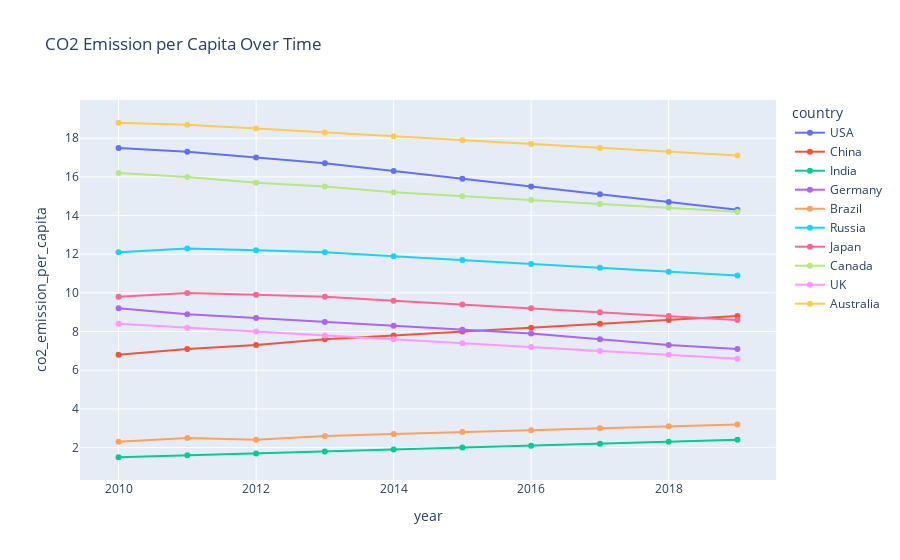

Notebook source saved alongside this figure:
### Code cell
# Interactive line plot: CO2 emission over time by country
fig = px.line(df, x='year', y='co2_emission_per_capita', color='country', markers=True,
              title='CO2 Emission per Capita Over Time')
fig.show()

### Figure 1 — Plotly figure (JSON) as saved in the notebook; plotly's stock layout.template omitted (floating-point values rounded to 4 significant figures)
{"data": [{"hovertemplate": "country=USA<br>year=%{x}<br>co2_emission_per_capita=%{y}<extra></extra>", "legendgroup": "USA", "line": {"color": "#636efa", "dash": "solid"}, "marker": {"symbol": "circle"}, "mode": "lines+markers", "name": "USA", "orientation": "v", "showlegend": true, "type": "scatter", "x": [2010, 2011, 2012, 2013, 2014, 2015, 2016, 2017, 2018, 2019], "xaxis": "x", "y": [17.5, 17.3, 17.0, 16.7, 16.3, 15.9, 15.5, 15.1, 14.7, 14.3], "yaxis": "y"}, {"hovertemplate": "country=China<br>year=%{x}<br>co2_emission_per_capita=%{y}<extra></extra>", "legendgroup": "China", "line": {"color": "#EF553B", "dash": "solid"}, "marker": {"symbol": "circle"}, "mode": "lines+markers", "name": "China", "orientation": "v", "showlegend": true, "type": "scatter", "x": [2010, 2011, 2012, 2013, 2014, 2015, 2016, 2017, 2018, 2019], "xaxis": "x", "y": [6.8, 7.1, 7.3, 7.6, 7.8, 8.0, 8.2, 8.4, 8.6, 8.8], "yaxis": "y"}, {"hovertemplate": "country=India<br>year=%{x}<br>co2_emission_per_capita=%{y}<extra></extra>", "legendgroup": "India", "line": {"color": "#00cc96", "dash": "solid"}, "marker": {"symbol": "circle"}, "mode": "lines+markers", "name": "India", "orientation": "v", "showlegend": true, "type": "scatter", "x": [2010, 2011, 2012, 2013, 2014, 2015, 2016, 2017, 2018, 2019], "xaxis": "x", "y": [1.5, 1.6, 1.7, 1.8, 1.9, 2.0, 2.1, 2.2, 2.3, 2.4], "yaxis": "y"}, {"hovertemplate": "country=Germany<br>year=%{x}<br>co2_emission_per_capita=%{y}<extra></extra>", "legendgroup": "Germany", "line": {"color": "#ab63fa", "dash": "solid"}, "marker": {"symbol": "circle"}, "mode": "lines+markers", "name": "Germany", "orientation": "v", "showlegend": true, "type": "scatter", "x": [2010, 2011, 2012, 2013, 2014, 2015, 2016, 2017, 2018, 2019], "xaxis": "x", "y": [9.2, 8.9, 8.7, 8.5, 8.3, 8.1, 7.9, 7.6, 7.3, 7.1], "yaxis": "y"}, {"hovertemplate": "country=Brazil<br>year=%{x}<br>co2_emission_per_capita=%{y}<extra></extra>", "legendgroup": "Brazil", "line": {"color": "#FFA15A", "dash": "solid"}, "marker": {"symbol": "circle"}, "mode": "lines+markers", "name": "Brazil", "orientation": "v", "showlegend": true, "type": "scatter", "x": [2010, 2011, 2012, 2013, 2014, 2015, 2016, 2017, 2018, 2019], "xaxis": "x", "y": [2.3, 2.5, 2.4, 2.6, 2.7, 2.8, 2.9, 3.0, 3.1, 3.2], "yaxis": "y"}, {"hovertemplate": "country=Russia<br>year=%{x}<br>co2_emission_per_capita=%{y}<extra></extra>", "legendgroup": "Russia", "line": {"color": "#19d3f3", "dash": "solid"}, "marker": {"symbol": "circle"}, "mode": "lines+markers", "name": "Russia", "orientation": "v", "showlegend": true, "type": "scatter", "x": [2010, 2011, 2012, 2013, 2014, 2015, 2016, 2017, 2018, 2019], "xaxis": "x", "y": [12.1, 12.3, 12.2, 12.1, 11.9, 11.7, 11.5, 11.3, 11.1, 10.9], "yaxis": "y"}, {"hovertemplate": "country=Japan<br>year=%{x}<br>co2_emission_per_capita=%{y}<extra></extra>", "legendgroup": "Japan", "line": {"color": "#FF6692", "dash": "solid"}, "marker": {"symbol": "circle"}, "mode": "lines+markers", "name": "Japan", "orientation": "v", "showlegend": true, "type": "scatter", "x": [2010, 2011, 2012, 2013, 2014, 2015, 2016, 2017, 2018, 2019], "xaxis": "x", "y": [9.8, 10.0, 9.9, 9.8, 9.6, 9.4, 9.2, 9.0, 8.8, 8.6], "yaxis": "y"}, {"hovertemplate": "country=Canada<br>year=%{x}<br>co2_emission_per_capita=%{y}<extra></extra>", "legendgroup": "Canada", "line": {"color": "#B6E880", "dash": "solid"}, "marker": {"symbol": "circle"}, "mode": "lines+markers", "name": "Canada", "orientation": "v", "showlegend": true, "type": "scatter", "x": [2010, 2011, 2012, 2013, 2014, 2015, 2016, 2017, 2018, 2019], "xaxis": "x", "y": [16.2, 16.0, 15.7, 15.5, 15.2, 15.0, 14.8, 14.6, 14.4, 14.2], "yaxis": "y"}, {"hovertemplate": "country=UK<br>year=%{x}<br>co2_emission_per_capita=%{y}<extra></extra>", "legendgroup": "UK", "line": {"color": "#FF97FF", "dash": "solid"}, "marker": {"symbol": "circle"}, "mode": "lines+markers", "name": "UK", "orientation": "v", "showlegend": true, "type": "scatter", "x": [2010, 2011, 2012, 2013, 2014, 2015, 2016, 2017, 2018, 2019], "xaxis": "x", "y": [8.4, 8.2, 8.0, 7.8, 7.6, 7.4, 7.2, 7.0, 6.8, 6.6], "yaxis": "y"}, {"hovertemplate": "country=Australia<br>year=%{x}<br>co2_emission_per_capita=%{y}<extra></extra>", "legendgroup": "Australia", "line": {"color": "#FECB52", "dash": "solid"}, "marker": {"symbol": "circle"}, "mode": "lines+markers", "name": "Australia", "orientation": "v", "showlegend": true, "type": "scatter", "x": [2010, 2011, 2012, 2013, 2014, 2015, 2016, 2017, 2018, 2019], "xaxis": "x", "y": [18.8, 18.7, 18.5, 18.3, 18.1, 17.9, 17.7, 17.5, 17.3, 17.1], "yaxis": "y"}], "layout": {"legend": {"title": {"text": "country"}, "tracegroupgap": 0}, "title": {"text": "CO2 Emission per Capita Over Time"}, "xaxis": {"anchor": "y", "domain": [0, 1], "title": {"text": "year"}}, "yaxis": {"anchor": "x", "domain": [0, 1], "title": {"text": "co2_emission_per_capita"}}}}
